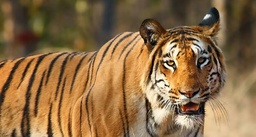
#> input picture tiger.jfif, 256 x 137 px, shrunk from 757 x 405 before the run
$ python k-means.py
#> lines starting #> are read from the running program, lines starting #| are printed output that depends on the picture
import numpy as np
import matplotlib.pyplot as plt
import matplotlib.patches as mpatches
from numpy.linalg import norm
from PIL import Image

Im = Image.open('tiger.jfif','r')
#> Im is the input picture: PIL image 256x137 RGB; mean R, G, B 139.4, 107.7, 70.3
Im.show()
pix_val = list(Im.getdata())
#> pix_val = 35072 items
pix_val = np.array(pix_val)    #306585*3

k=4

k_mean = []
for i in range(100,20*k+100,20):
    k_mean.append([i,i,i])
k_mean = np.array(k_mean)

def assignment(data,k_mean):
    r = np.zeros((1,data.shape[0]),dtype=int)
    l2 = [0]*k_mean.shape[0]
    for i in range(data.shape[0]):
        for k in range(k_mean.shape[0]):
            l2[k] = norm(data[i]-k_mean[k],2)
        min_ind = np.argmin(l2)
        r[0][i] = min_ind
    return r

def maximise(r,data,k):
    mean = np.zeros((k,3))
    sum_data = np.zeros((k,3))
    count = [1]*mean.shape[0]
    for i in range(data.shape[0]):
        sum_data[r[0][i]][0]+=data[i][0]
        sum_data[r[0][i]][1]+=data[i][1]
        sum_data[r[0][i]][2]+=data[i][2]
        count[r[0][i]] = count[r[0][i]]+1
    for i in range(mean.shape[0]):
        mean[i] = sum_data[i]/count[i]

    return mean

def diff(k_mean,prev_k_mean,eps):
    dis = k_mean-prev_k_mean
    for i in range(dis.shape[0]):
        d = norm(dis[i],2)
        print(d)
        if d > eps:
            return False
        else:
            return True

eps = 5

while True:
    #ASSIGNMENT STEP
    r = assignment(pix_val,k_mean)
    #MAXIMISATION STEP
    prev_k_mean = k_mean
    k_mean = maximise(r,pix_val,k)
    if diff(k_mean,prev_k_mean,eps):
        break

width, height = Im.size
#> width = 256; height = 137
r = np.reshape(r,(height,width))
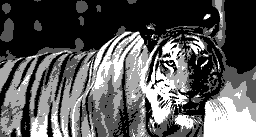
#> r: shape (137, 256) int64; min 0, max 3, mean 1.04; drawn with min black and max white
k_mean = k_mean.astype(int)
#> k_mean = [[80, 62, 38], [147, 109, 68], [199, 146, 88], [224, 191, 146]]

type(k_mean)

for y in range(height):
    for x in range(width):
        Im.putpixel( (x, y), tuple(k_mean[r[y][x]]))    # putpixel provides read and write access to PIL.Image data
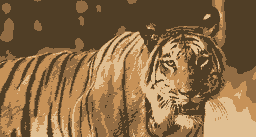
#> Im: PIL image 256x137 RGB; mean R, G, B 138.9, 107.3, 69.8
Im.show()                                               # at a pixel level.
Im.save("hello.jpg")
